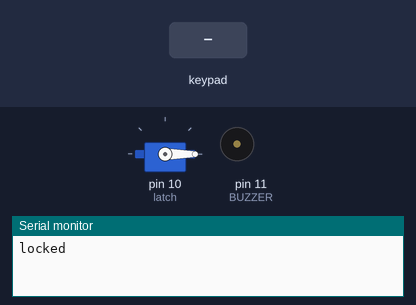
Bench run of a sketch on a simulated Arduino Uno, built with avr-gcc and run on an emulated ATmega328P. On the bench: servo, buzzer (waves = sounding), the last lines printed to the serial monitor. Wiring (inferred from the names in the program): 4×4 keypad with keys 1 2 3 A 4 5 6 B 7 8 9 C * 0 # D: rows pin 9, pin 8, pin 7, pin 6; columns pin 5, pin 4, pin 3, pin 2. Inputs (shaded band) come from the test bench.

Above: at 1.2 s.
1.3 s: keypad keys 1 2 3 4 # pressed 0.4 s apart
At 2.97 s:
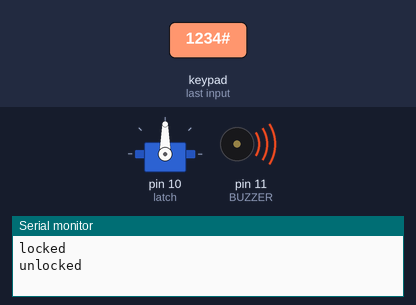
At 3.5 s:
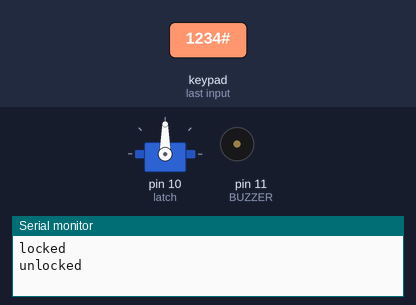
4.8 s: keypad keys 1 3 9 7 # pressed 0.4 s apart
At 6.71 s:
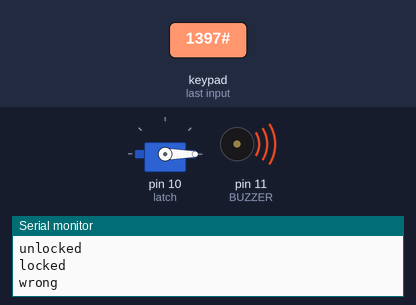
Timing chart, 0 to 8.4 s (numbered marks = the images above; inputs shaded):
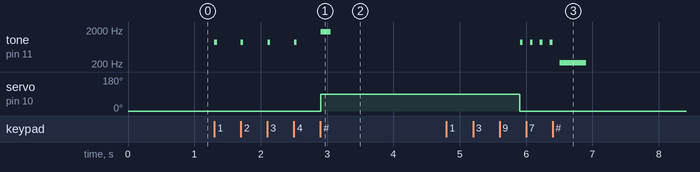

The sketch:

keypad-lock.ino
```cpp
// keypad-lock — tests assert (BT43): a code lock. A 4x4 keypad (rows R1..R4 on D9..D6, columns
// C1..C4 on D5..D2, scanned like keypad-scan), a servo latch on D10 and a buzzer on D11. Type
// 1 2 3 4 and # : the servo turns to 90° ("unlocked", a high beep) and closes again after 3 s
// ("locked"). A wrong code beeps low ("wrong"); * clears what was typed. Messages at 115200 baud.
#include <Servo.h>

const uint8_t ROWS[4] = {9, 8, 7, 6};
const uint8_t COLS[4] = {5, 4, 3, 2};
const char KEYS[4][4] = {{'1', '2', '3', 'A'}, {'4', '5', '6', 'B'}, {'7', '8', '9', 'C'}, {'*', '0', '#', 'D'}};
const char CODE[] = "1234";
const uint8_t BUZZER = 11;

Servo latch;
bool down[4][4];
char typed[8];
uint8_t length = 0;

// Returns the key that went down since the last scan, or 0.
char scanKeypad() {
  char pressed = 0;
  for (uint8_t r = 0; r < 4; r++) {
    pinMode(ROWS[r], OUTPUT);
    digitalWrite(ROWS[r], LOW);
    delayMicroseconds(10);
    for (uint8_t c = 0; c < 4; c++) {
      bool now = digitalRead(COLS[c]) == LOW;
      if (now && !down[r][c]) pressed = KEYS[r][c];
      down[r][c] = now;
    }
    pinMode(ROWS[r], INPUT);
  }
  return pressed;
}

void setup() {
  Serial.begin(115200);
  for (uint8_t c = 0; c < 4; c++) pinMode(COLS[c], INPUT_PULLUP);
  for (uint8_t r = 0; r < 4; r++) pinMode(ROWS[r], INPUT);
  latch.attach(10);
  latch.write(0);
  Serial.println("locked");
}

void loop() {
  char key = scanKeypad();
  if (key == '*') {
    length = 0;
  } else if (key == '#') {
    typed[length] = '\0';
    if (strcmp(typed, CODE) == 0) {
      Serial.println("unlocked");
      tone(BUZZER, 1760, 150);
      latch.write(90);
      delay(3000);
      latch.write(0);
      Serial.println("locked");
    } else {
      Serial.println("wrong");
      tone(BUZZER, 220, 400);
    }
    length = 0;
  } else if (key != 0 && length < sizeof typed - 1) {
    typed[length++] = key;
    tone(BUZZER, 880, 40);  // a click per key
  }
  delay(5);
}
```

Measured:
- after the input at 1.3 s, tone on pin 11 (BUZZER): plays 880 Hz for 0.04 s, 880 Hz for 0.04 s, 880 Hz for 0.04 s, 880 Hz for 0.04 s, 1760 Hz for 0.15 s, starting at once; servo on pin 10 (latch): 0° → 90° after 1.6 s
- after the input at 4.8 s, tone on pin 11 (BUZZER): plays 880 Hz for 0.04 s, 880 Hz for 0.04 s, 880 Hz for 0.04 s, 880 Hz for 0.04 s, 220 Hz for 0.40 s, starting after 1.1 s
